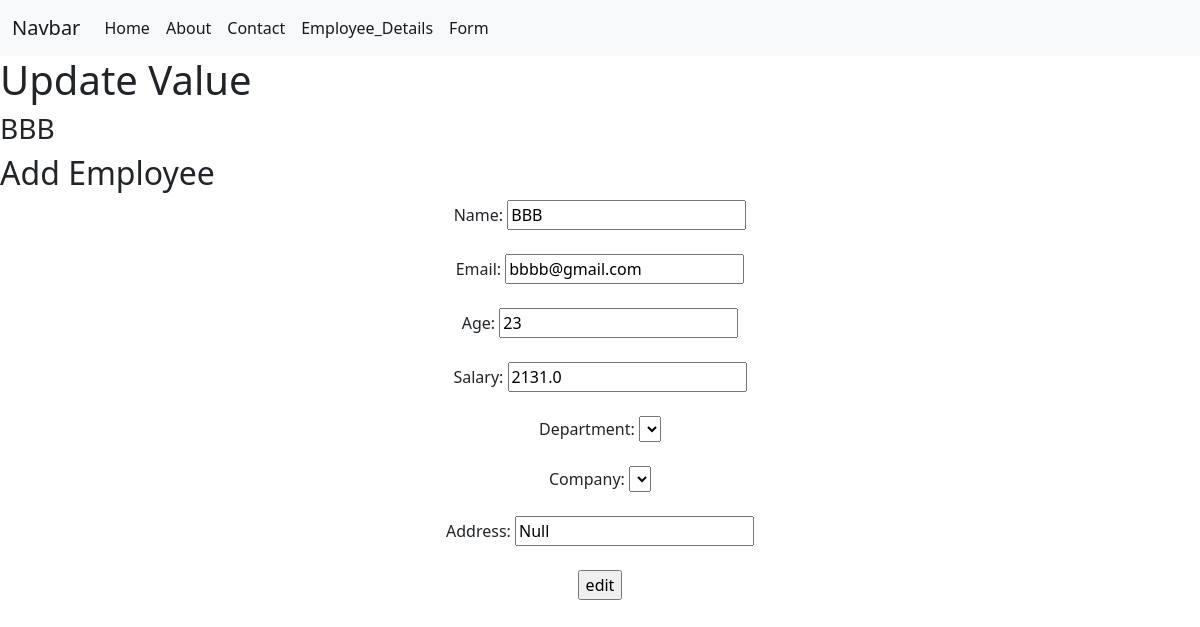
Page /editdata/2/ on the committed database.
### App2/models.py (models this page shows)
class Employee(models.Model):
    name = models.CharField(max_length=50)
    email=  models.EmailField(unique=True)
    age =models.IntegerField()
    salary=models.FloatField()
    department=models.ForeignKey('Department',
                                 on_delete=models.CASCADE,related_name='employees',default='Null',null=True,blank=True)
    address=models.TextField(max_length=200,default='Null')
    company=models.ForeignKey('Company',
                              on_delete=models.CASCADE,related_name='employees',default=None,null=True,blank=True)
    def __str__(self):
        return self.name

### App2/views.py (the view, shortened to what this page needs)
# urls.py: path('editdata/<int:id>/',updateEmpData,name='editdata'),
def updateEmpData(request, id):
    dept_data = Department.objects.all()
    comp_data = Company.objects.all()
    emp = get_object_or_404(Employee, id=id)
    print('--->', emp)
    return render(request, 'editform.html', {'emp':emp, 'dept_data': dept_data, 'comp_data': comp_data})

### templates/editform.html (shortened to what this page needs)
{% extends 'base.html' %}
{% block content %}
<h1>Update Value</h1>
<h3>{{emp}}</h3>
<h2>Add Employee</h2>
<center>
<form method="post">
    Name: <input type="text" name="name" value="{{emp.name}}"> <br><br>
    Email: <input type="email" name="email" value="{{emp.email}}"> <br><br>
    Age: <input type="number" name="age" value="{{emp.age}}"> <br><br>
    Salary: <input type="number" name="salary" value="{{emp.salary}}"> <br><br>
    Department:
    <select name="department">
        {%for i in dept_data%}
        <option value="{{dept_data.id}}">{{dept_data.name}}
        </option>
        {% endfor %}
    </select> <br><br>
    Company:
    <select name="company">
        {% for i in comp_data %}
        <option value="{{comp_data.id}}">{{comp_data.name}}
        </option>
        {% endfor %}
    </select>
     <br><br>
    Address: <input type="text" name="address" value="{{emp.address}}"> <br><br>
    <input type="Submit" value="edit">
</form>
</center>
{% endblock %}

### rows in the picture
Employee: name "BBB", email "bbbb@gmail.com", age "23", salary "2131.0", address "Null"
